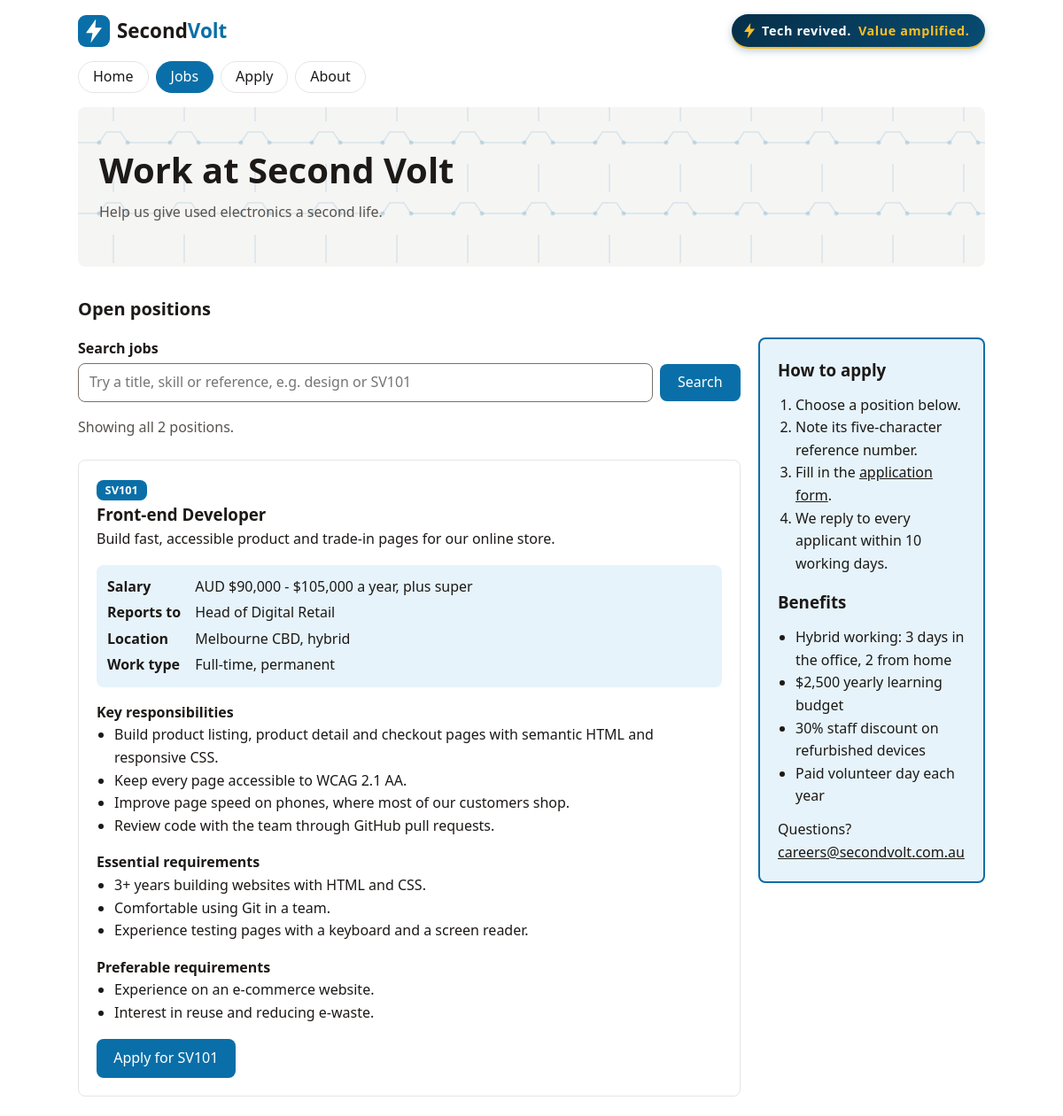
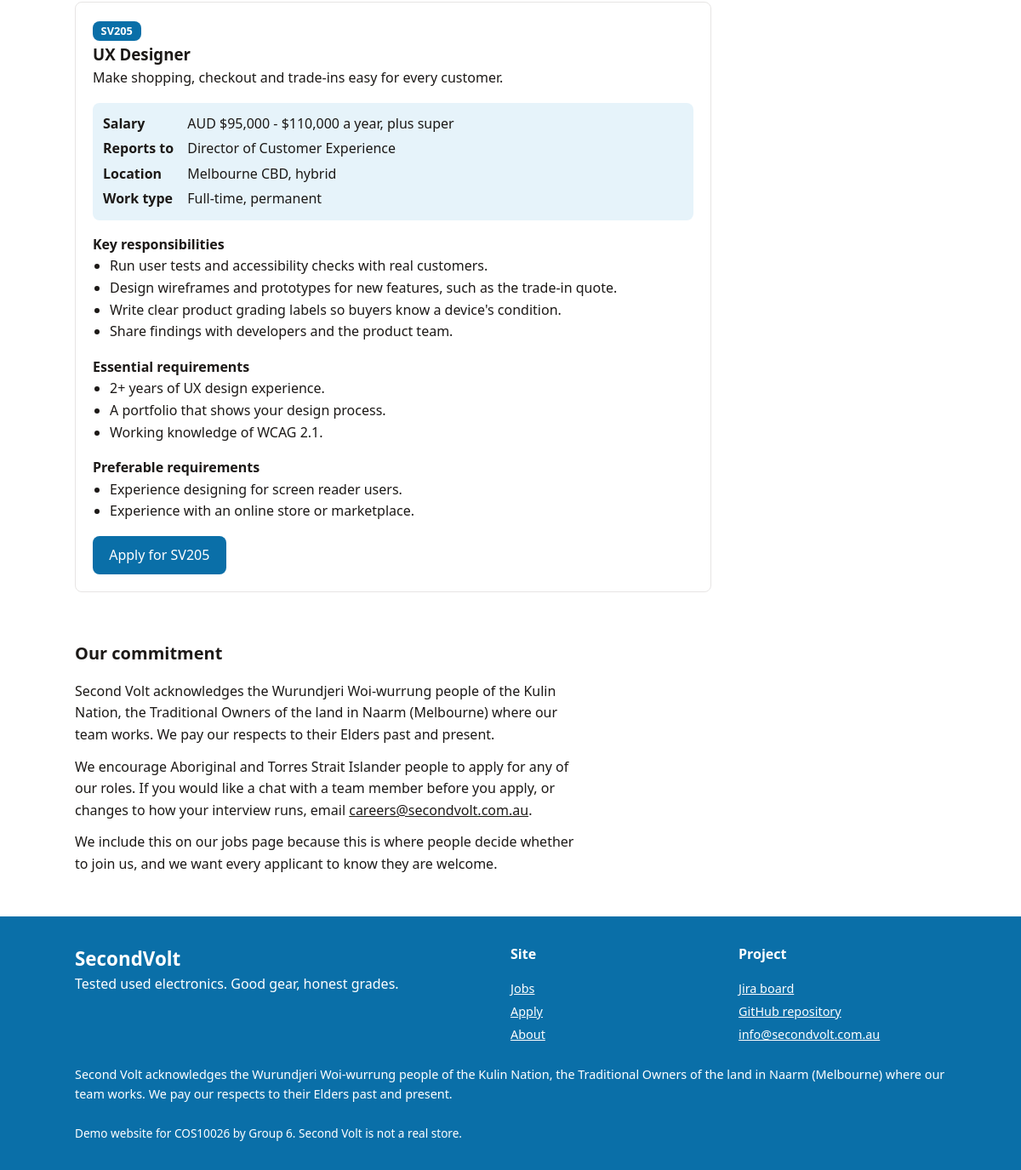
Page /project2/jobs.php on the committed database (2 pictures, top to bottom).
### tables this page shows
CREATE TABLE IF NOT EXISTS jobs (
  job_id           INT          NOT NULL AUTO_INCREMENT PRIMARY KEY,
  job_ref          CHAR(5)      NOT NULL UNIQUE,    
  title            VARCHAR(80)  NOT NULL,
  summary          VARCHAR(255) NOT NULL,
  salary           VARCHAR(100) NOT NULL,
  reports_to       VARCHAR(80)  NOT NULL,
  location         VARCHAR(80)  NOT NULL,
  work_type        VARCHAR(60)  NOT NULL,
  responsibilities TEXT         NOT NULL,           
  essential        TEXT         NOT NULL,           
  preferable       TEXT         NOT NULL            
);

### project2/jobs.php (the view, shortened to what this page needs)
<?php
require 'settings.php';
function list_items($text)
{
    $out = '';
    foreach (preg_split('/\R/', (string) $text) as $line) {
        $line = trim($line);
        if ($line !== '') {
            $out .= '          <li>' . htmlspecialchars($line) . "</li>\n";
        }
    }
    return $out;
}
$raw_q = $_GET['q'] ?? '';
$q = is_string($raw_q) ? trim(preg_replace('/\s+/u', ' ', $raw_q) ?? '') : '';
$jobs  = [];
$error = false;
try {
    $conn = mysqli_connect($host, $user, $pwd, $dbname);
    mysqli_set_charset($conn, 'utf8mb4');
    $cols = 'job_ref, title, summary, salary, reports_to, location, work_type, responsibilities, essential, preferable';
    if ($q === '') {
        $stmt = mysqli_prepare($conn, "SELECT $cols FROM jobs ORDER BY job_ref");
    }
    mysqli_stmt_execute($stmt);
    $jobs = mysqli_fetch_all(mysqli_stmt_get_result($stmt), MYSQLI_ASSOC);
} catch (mysqli_sql_exception $e) {
    $error = true;
    http_response_code(503);
}
?>
<!DOCTYPE html>
<html lang="en">
<head>
  <link rel="stylesheet" href="styles/style.css">
</head>
<body>
<?php include 'header.inc'; ?>
  <main id="main">
    <section class="container hero" aria-labelledby="page-title">
      <h1 id="page-title">Work at Second Volt</h1>
      <p style="color: var(--muted);">Help us give used electronics a second life.</p>
    </section>
    <section class="container section jobs" aria-labelledby="jobs-title">
      <h2 id="jobs-title">Open positions</h2>
      <aside class="jobs-aside" aria-labelledby="apply-steps-title">
        <h3 id="apply-steps-title">How to apply</h3>
        <ol>
          <li>Choose a position below.</li>
          <li>Note its five-character reference number.</li>
          <li>Fill in the <a href="apply.php">application form</a>.</li>
          <li>We reply to every applicant within 10 working days.</li>
        </ol>
        <h3>Benefits</h3>
        <ul>
          <li>Hybrid working: 3 days in the office, 2 from home</li>
          <li>$2,500 yearly learning budget</li>
          <li>30% staff discount on refurbished devices</li>
          <li>Paid volunteer day each year</li>
        </ul>
        <p>Questions? <a href="mailto:careers@secondvolt.com.au">careers@secondvolt.com.au</a></p>
      </aside>
      <form class="job-search" id="job-search" method="get" action="jobs.php#job-search" role="search" aria-label="Search jobs">
        <label for="q">Search jobs</label>
        <div class="job-search-row">
          <input type="search" id="q" name="q" maxlength="60" value="<?php echo htmlspecialchars($q); ?>" placeholder="Try a title, skill or reference, e.g. design or SV101">
          <button type="submit">Search</button>
        </div>
      </form>
      <p class="job-count" role="status">
<?php
if ($error) {
    echo "        We cannot load the positions right now. Please try again later.\n";
} elseif ($q === '') {
    echo '        Showing all ' . count($jobs) . ' ' . (count($jobs) === 1 ? 'position' : 'positions') . ".\n";
} elseif (count($jobs) === 0) {
    echo '        No positions match &ldquo;' . htmlspecialchars($q) . "&rdquo;. Try a shorter word, or <a href=\"jobs.php#job-search\">show all jobs</a>.\n";
} else {
    echo '        ' . count($jobs) . ' ' . (count($jobs) === 1 ? 'position matches' : 'positions match') . ' &ldquo;' . htmlspecialchars($q) . "&rdquo;.\n";
}
?>
      </p>
<?php foreach ($jobs as $job) {
    $ref = htmlspecialchars($job['job_ref']);
    $id  = strtolower($ref);
?>
      <section class="job" aria-labelledby="<?php echo $id; ?>">
        <p class="job-ref"><span class="visually-hidden">Reference number: </span><?php echo $ref; ?></p>
        <h3 id="<?php echo $id; ?>"><?php echo htmlspecialchars($job['title']); ?></h3>
        <p><?php echo htmlspecialchars($job['summary']); ?></p>
        <dl class="job-facts">
          <dt>Salary</dt><dd><?php echo htmlspecialchars($job['salary']); ?></dd>
          <dt>Reports to</dt><dd><?php echo htmlspecialchars($job['reports_to']); ?></dd>
          <dt>Location</dt><dd><?php echo htmlspecialchars($job['location']); ?></dd>
          <dt>Work type</dt><dd><?php echo htmlspecialchars($job['work_type']); ?></dd>
        </dl>
        <h4>Key responsibilities</h4>
        <ul>
<?php echo list_items($job['responsibilities']); ?>
        </ul>
        <h4>Essential requirements</h4>
        <ul>
<?php echo list_items($job['essential']); ?>
        </ul>
        <h4>Preferable requirements</h4>
        <ul>
<?php echo list_items($job['preferable']); ?>
        </ul>
        <a class="button" href="apply.php">Apply for <?php echo $ref; ?></a>
      </section>
<?php } ?>
    </section>
    <section class="container section commitment" aria-labelledby="commitment-title">
      <h2 id="commitment-title">Our commitment</h2>
      <p>Second Volt acknowledges the Wurundjeri Woi-wurrung people of the Kulin Nation, the Traditional Owners of the land in Naarm (Melbourne) where our team works. We pay our respects to their Elders past and present.</p>
      <p>We encourage Aboriginal and Torres Strait Islander people to apply for any of our roles. If you would like a chat with a team member before you apply, or changes to how your interview runs, email <a href="mailto:careers@secondvolt.com.au">careers@secondvolt.com.au</a>.</p>
      <p>We include this on our jobs page because this is where people decide whether to join us, and we want every applicant to know they are welcome.</p>
    </section>
  </main>
<?php include 'footer.inc'; ?>
</body>
</html>

### project2/styles/style.css (style rules this page uses)
:root { --ink: #1c1917; --muted: #57534e; --line: #e7e5e4; --accent: #0a6fa8; --accent-soft: #e6f3fa; --radius: 8px; }
*, *::before, *::after { box-sizing: border-box; }
body { margin: 0; font-family: system-ui, sans-serif; line-height: 1.6; color: var(--ink); }
ul { margin: 0; padding: 0; list-style: none; }
h1, h2, h3, p { margin: 0; }
a { color: inherit; }
.container { width: min(100% - 2rem, 64rem); margin-inline: auto; }
.button { display: inline-block; padding: 0.6rem 1.2rem; color: #fff; background: var(--accent); border-radius: var(--radius); text-decoration: none; }
.hero { display: grid; gap: 0.75rem; justify-items: start; padding-block: 3rem; background-color: #f5f5f4; background-image: url("images/hero-pattern.svg"); padding-inline: 1.5rem; border-radius: var(--radius); }
h1 { font-size: clamp(1.75rem, 5vw, 2.5rem); line-height: 1.15; }
.section { padding-top: 2rem; }
h2 { font-size: 1.25rem; margin-bottom: 1rem; }
.jobs { display: flow-root; }
.jobs-aside { padding: 1.25rem; margin-bottom: 1.5rem; background: var(--accent-soft); border: 2px solid var(--accent); border-radius: var(--radius); }
.jobs-aside > * + * { margin-top: 0.75rem; }
.jobs-aside ul, .jobs-aside ol, .job ul { padding-left: 1.25rem; list-style: revert; }
.jobs-aside a { overflow-wrap: anywhere; }
.job { padding: 1.25rem; margin-bottom: 1.5rem; border: 1px solid var(--line); border-radius: var(--radius); }
.job h4 { margin: 1rem 0 0; }
.job-facts { display: grid; grid-template-columns: auto 1fr; gap: 0.25rem 1rem; padding: 0.75rem; margin: 1rem 0; background: var(--accent-soft); border-radius: var(--radius); }
.job-facts dt { font-weight: 600; }
.job-facts dd { margin: 0; }
.job .button { margin-top: 1rem; }
.job-search { margin-bottom: 1rem; scroll-margin-top: 1rem; }
.job-search label { display: block; margin-bottom: 0.25rem; font-weight: 600; }
.job-search-row { display: flex; flex-wrap: wrap; gap: 0.5rem; align-items: center; }
.job-search input { flex: 1 1 14rem; min-width: 0; padding: 0.5rem 0.75rem; font: inherit; border: 1px solid #78716c; border-radius: var(--radius); }
.job-search button { padding: 0.5rem 1.25rem; font: inherit; color: #fff; background: var(--accent); border: 0; border-radius: var(--radius); cursor: pointer; }
.job-count { margin-bottom: 1.5rem; color: var(--muted); }
.commitment { clear: both; }
.commitment p { max-width: 65ch; }
.commitment p + p { margin-top: 0.75rem; }
@media (min-width: 64em) { .jobs-aside { float: right; width: 25%; margin-left: 2%; } }
@media (min-width: 64em) { .job, .job-search, .job-count { width: 73%; } }

### project2/jobs.php (style rules this page uses)
.job-ref { display: inline-block; padding: 0.1rem 0.6rem; color: #fff; background: var(--accent); border-radius: var(--radius); font-size: 0.8rem; font-weight: 600; }

### rows in the picture
jobs: job_ref "SV101", title "Front-end Developer", summary "Build fast, accessible product and trade-in pages for our online store.", salary "AUD $90,000 - $105,000 a year, plus super", reports_to "Head of Digital Retail", location "Melbourne CBD, hybrid", work_type "Full-time, permanent", responsibilities "Build product listing, product detail and checkout pages with semantic HTML and responsive CSS.", responsibilities "Keep every page accessible to WCAG 2.1 AA.", responsibilities "Improve page speed on phones, where most of our customers shop.", responsibilities "Review code with the team through GitHub pull requests.", essential "3+ years building websites with HTML and CSS.", essential "Comfortable using Git in a team.", essential "Experience testing pages with a keyboard and a screen reader.", preferable "Experience on an e-commerce website.", preferable "Interest in reuse and reducing e-waste."
jobs: job_ref "SV205", title "UX Designer", summary "Make shopping, checkout and trade-ins easy for every customer.", salary "AUD $95,000 - $110,000 a year, plus super", reports_to "Director of Customer Experience", location "Melbourne CBD, hybrid", work_type "Full-time, permanent", responsibilities "Run user tests and accessibility checks with real customers.", responsibilities "Design wireframes and prototypes for new features, such as the trade-in quote.", responsibilities "Write clear product grading labels so buyers know a device's condition.", responsibilities "Share findings with developers and the product team.", essential "2+ years of UX design experience.", essential "A portfolio that shows your design process.", essential "Working knowledge of WCAG 2.1.", preferable "Experience designing for screen reader users.", preferable "Experience with an online store or marketplace."

### other values in the picture
$label "Home"
$label "Jobs"
$label "Apply"
$label "About"
count($jobs) "2"
